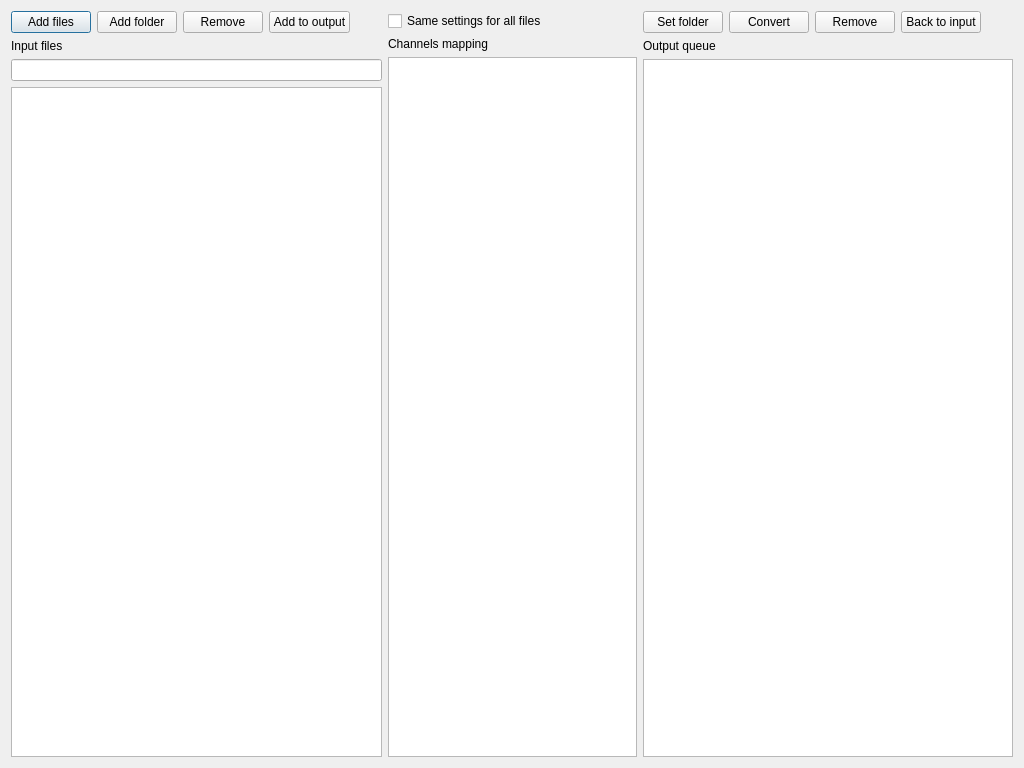
<?xml version="1.0" encoding="UTF-8"?>
<ui version="4.0">
 <class>Dialog</class>
 <widget class="QDialog" name="Dialog">
  <property name="geometry">
   <rect>
    <x>0</x>
    <y>0</y>
    <width>1024</width>
    <height>768</height>
   </rect>
  </property>
  <property name="windowTitle">
   <string>Dialog</string>
  </property>
  <layout class="QHBoxLayout" name="horizontalLayout_3">
   <item>
    <layout class="QVBoxLayout" name="verticalLayout">
     <item>
      <layout class="QHBoxLayout" name="horizontalLayout">
       <item>
        <widget class="QPushButton" name="addFilesButton">
         <property name="text">
          <string>Add files</string>
         </property>
        </widget>
       </item>
       <item>
        <widget class="QPushButton" name="addFolderButton">
         <property name="text">
          <string>Add folder</string>
         </property>
        </widget>
       </item>
       <item>
        <widget class="QPushButton" name="removeFromInputButton">
         <property name="text">
          <string>Remove</string>
         </property>
        </widget>
       </item>
       <item>
        <widget class="QPushButton" name="addToOutputButton">
         <property name="text">
          <string>Add to output</string>
         </property>
        </widget>
       </item>
       <item>
        <spacer name="horizontalSpacer">
         <property name="orientation">
          <enum>Qt::Horizontal</enum>
         </property>
         <property name="sizeHint" stdset="0">
          <size>
           <width>40</width>
           <height>20</height>
          </size>
         </property>
        </spacer>
       </item>
      </layout>
     </item>
     <item>
      <widget class="QLabel" name="inputLabel">
       <property name="text">
        <string>Input files</string>
       </property>
      </widget>
     </item>
     <item>
      <widget class="QLineEdit" name="inputFilterEdit"/>
     </item>
     <item>
      <widget class="QListView" name="inputListView">
       <property name="selectionMode">
        <enum>QAbstractItemView::ExtendedSelection</enum>
       </property>
      </widget>
     </item>
    </layout>
   </item>
   <item>
    <layout class="QVBoxLayout" name="verticalLayout_2">
     <item>
      <widget class="QCheckBox" name="sameSettingsCheckBox">
       <property name="text">
        <string>Same settings for all files</string>
       </property>
      </widget>
     </item>
     <item>
      <widget class="QLabel" name="channelsMappingLabel">
       <property name="text">
        <string>Channels mapping</string>
       </property>
      </widget>
     </item>
     <item>
      <widget class="QTreeView" name="channelsTreeView"/>
     </item>
    </layout>
   </item>
   <item>
    <layout class="QVBoxLayout" name="verticalLayout_3">
     <item>
      <layout class="QHBoxLayout" name="horizontalLayout_2">
       <item>
        <widget class="QPushButton" name="setOutputFolderButton">
         <property name="text">
          <string>Set folder</string>
         </property>
        </widget>
       </item>
       <item>
        <widget class="QPushButton" name="convertButton">
         <property name="text">
          <string>Convert</string>
         </property>
        </widget>
       </item>
       <item>
        <widget class="QPushButton" name="removeFromOutputButton">
         <property name="text">
          <string>Remove</string>
         </property>
        </widget>
       </item>
       <item>
        <widget class="QPushButton" name="backToInputButton">
         <property name="text">
          <string>Back to input</string>
         </property>
        </widget>
       </item>
       <item>
        <spacer name="horizontalSpacer_2">
         <property name="orientation">
          <enum>Qt::Horizontal</enum>
         </property>
         <property name="sizeHint" stdset="0">
          <size>
           <width>40</width>
           <height>20</height>
          </size>
         </property>
        </spacer>
       </item>
      </layout>
     </item>
     <item>
      <widget class="QLabel" name="outputLabel">
       <property name="text">
        <string>Output queue</string>
       </property>
      </widget>
     </item>
     <item>
      <widget class="QListView" name="outputListView">
       <property name="selectionMode">
        <enum>QAbstractItemView::ExtendedSelection</enum>
       </property>
      </widget>
     </item>
    </layout>
   </item>
  </layout>
 </widget>
 <resources/>
 <connections/>
</ui>
